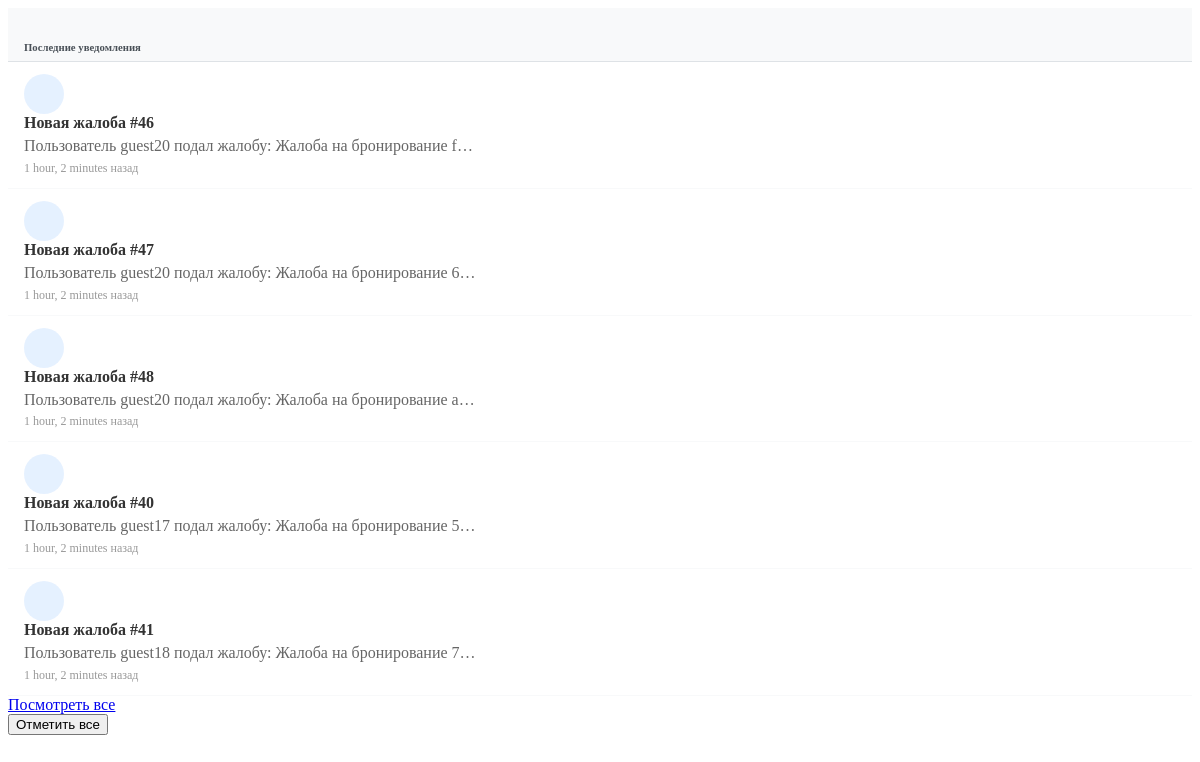
The app's page /notifications/api/recent/ (signed in) with its own data.
### notifications/models.py (models this page shows, shortened)
class Notification(models.Model):
    NOTIFICATION_TYPES = [
        ('booking_request', _('Booking Request')),
        ('booking_confirmed', _('Booking Confirmed')),
        ('booking_canceled', _('Booking Canceled')),
        ('message_received', _('Message Received')),
        ('review_received', _('Review Received')),
        ('listing_approved', _('Listing Approved')),
        ('payment_received', _('Payment Received')),
        ('system', _('System Notification')),
    ]
    user = models.ForeignKey(
        settings.AUTH_USER_MODEL,
        on_delete=models.CASCADE,
        related_name='notifications',
        verbose_name=_("User")
    )
    notification_type = models.CharField(
        _("Notification Type"),
        max_length=30,
        choices=NOTIFICATION_TYPES
    )
    title = models.CharField(_("Title"), max_length=255)
    message = models.TextField(_("Message"))
    is_read = models.BooleanField(_("Is Read"), default=False)
    booking = models.ForeignKey(
        'listings.Booking',
        on_delete=models.CASCADE,
        related_name='notifications',
        null=True,
        blank=True,
        verbose_name=_("Related Booking")
    )
    listing = models.ForeignKey(
        'listings.Listing',
        on_delete=models.CASCADE,
        related_name='notifications',
        null=True,
        blank=True,
        verbose_name=_("Related Listing")
    )
    conversation = models.ForeignKey(
        'chat.Conversation',
        on_delete=models.CASCADE,
        related_name='notifications',
        null=True,
        blank=True,
        verbose_name=_("Related Conversation")
    )
    review = models.ForeignKey(
        'listings.Review',
        on_delete=models.CASCADE,
        related_name='notifications',
        null=True,
        blank=True,
        verbose_name=_("Related Review")
    )
    created_at = models.DateTimeField(_("Created At"), auto_now_add=True)
    class Meta:
        verbose_name = _("Notification")
        verbose_name_plural = _("Notifications")
        ordering = ['-created_at']

### notifications/views.py (the view)
# urls.py: path('api/recent/', views.recent_notifications, name='recent_notifications'),
@login_required
def recent_notifications(request):
    notifications = request.user.notifications.all().order_by('-created_at')[:5]
    return render(request, 'notifications/partials/recent_notifications.html', {
        'notifications': notifications
    })

### notifications/templatetags/notify_tags.py (called while the page is built)
@register.filter
def notification_target_url(notification):
    if notification.booking:
        return f"/listings/bookings/{notification.booking.booking_reference}/"
    elif notification.conversation:
        return f"/chat/{notification.conversation.id}/"
    elif notification.listing:
        return f"/listings/{notification.listing.id}/"
    elif notification.review:
        return f"/listings/{notification.review.listing.id}/"
    return "/notifications/"

### notifications/templates/notifications/partials/recent_notifications.html (shortened to what this page needs)
<div class="dropdown-menu-header">
    <h6 class="dropdown-header">Последние уведомления</h6>
</div>
{% if notifications %}
    {% for notification in notifications %}
    <div class="dropdown-item notification-item {% if not notification.is_read %}unread{% endif %}"
         data-notification-id="{{ notification.id }}"
         data-target-url="{% load notify_tags %}{{ notification|notification_target_url }}"
         style="cursor: pointer;">
        <div class="d-flex">
            <div class="notification-icon me-2">
            </div>
            <div class="flex-grow-1">
                <div class="notification-title small fw-bold">{{ notification.title }}</div>
                <div class="notification-message small text-muted">{{ notification.message|truncatechars:60 }}</div>
                <div class="notification-time small text-muted">{{ notification.created_at|timesince }} назад</div>
            </div>
        </div>
    </div>
    {% endfor %}
    <div class="dropdown-item text-center">
        <a href="{% url 'notifications:notification_list' %}" class="btn btn-sm btn-outline-primary">Посмотреть все</a>
    </div>
    <div class="dropdown-item text-center">
        <button class="btn btn-sm btn-outline-secondary" onclick="markAllNotificationsRead()">Отметить все</button>
    </div>
{% else %}
    <div class="empty-notifications">
        <i class="fas fa-bell-slash fa-2x"></i>
        <p class="mb-0">Нет уведомлений</p>
    </div>
{% endif %}

### notifications/templates/notifications/partials/recent_notifications.html (style rules this page uses)
.notification-item { padding: 0.75rem 1rem; border-bottom: 1px solid #f8f9fa; transition: background-color 0.2s ease; }
.notification-icon { display: flex; align-items: center; justify-content: center; width: 40px; height: 40px; background-color: rgba(0, 123, 255, 0.1); border-radius: 50%; flex-shrink: 0; }
.notification-title { font-weight: 600; color: #333; margin-bottom: 0.25rem; }
.notification-message { color: #666; line-height: 1.3; margin-bottom: 0.25rem; }
.notification-time { color: #999; font-size: 0.75rem; }
.dropdown-menu-header { background-color: #f8f9fa; border-bottom: 1px solid #dee2e6; padding: 0.5rem 1rem; }
.dropdown-header { font-weight: 600; color: #495057; margin-bottom: 0; }

### records on screen
Notification: title "Новая жалоба #46", message "Пользователь guest20 подал жалобу: Жалоба на бронирование f…", created_at "1 hour, 2 minutes"
Notification: title "Новая жалоба #47", message "Пользователь guest20 подал жалобу: Жалоба на бронирование 6…", created_at "1 hour, 2 minutes"
Notification: title "Новая жалоба #48", message "Пользователь guest20 подал жалобу: Жалоба на бронирование a…", created_at "1 hour, 2 minutes"
Notification: title "Новая жалоба #40", message "Пользователь guest17 подал жалобу: Жалоба на бронирование 5…", created_at "1 hour, 2 minutes"
Notification: title "Новая жалоба #41", message "Пользователь guest18 подал жалобу: Жалоба на бронирование 7…", created_at "1 hour, 2 minutes"
